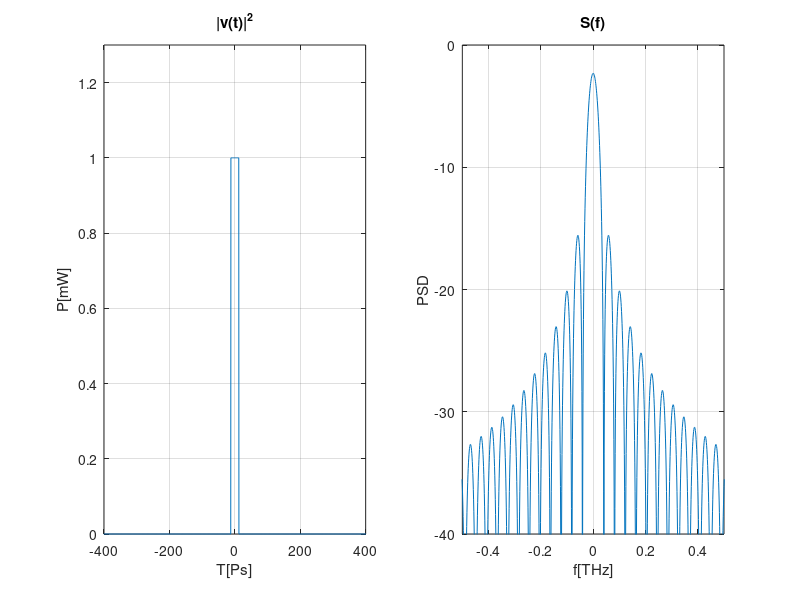

Write MATLAB code to recreate this figure.
clear all; close all; clc;

A = 1;
tau = 25;   %ps
T = 1024;   %FFT window size (ps)
N = 2048;   % number of sampling

dt = T/N;   %time interval
df = 1/T;   %frequency interval

t = -T/2 : dt : T/2-dt; %time vector    
f=-N*df/2 : df : N*df/2-df; %frequency vector

vt = A * (abs(t) < tau/2);  %Rectangular Pulse
Vf = fftshift(fft(vt));     %Fourier transform of Rect. Pulse

%Plot Rect Pulse
figure('Position',[100 100 800 300])
subplot(121)
plot(t,abs(vt).^2)
grid on;
ylim([0 1.3])
xlim([-400 400])
title('|v(t)|^2')
xlabel('T[Ps]')
ylabel('P[mW]')

%Plot PSD
subplot(122)
plot(f, 10*log10(abs(Vf).^2/N*dt))
grid on;
ylim([-40 0])
xlim([-0.5 0.5])
title('S(f)')
xlabel('f[THz]')
ylabel('PSD')

% check Parcevals theorem
Pave_t = mean(abs(vt).^2);
Pave_f = sum(abs(Vf).^2/N*dt*df);
% Pave_t = Pave_f = 0.0239